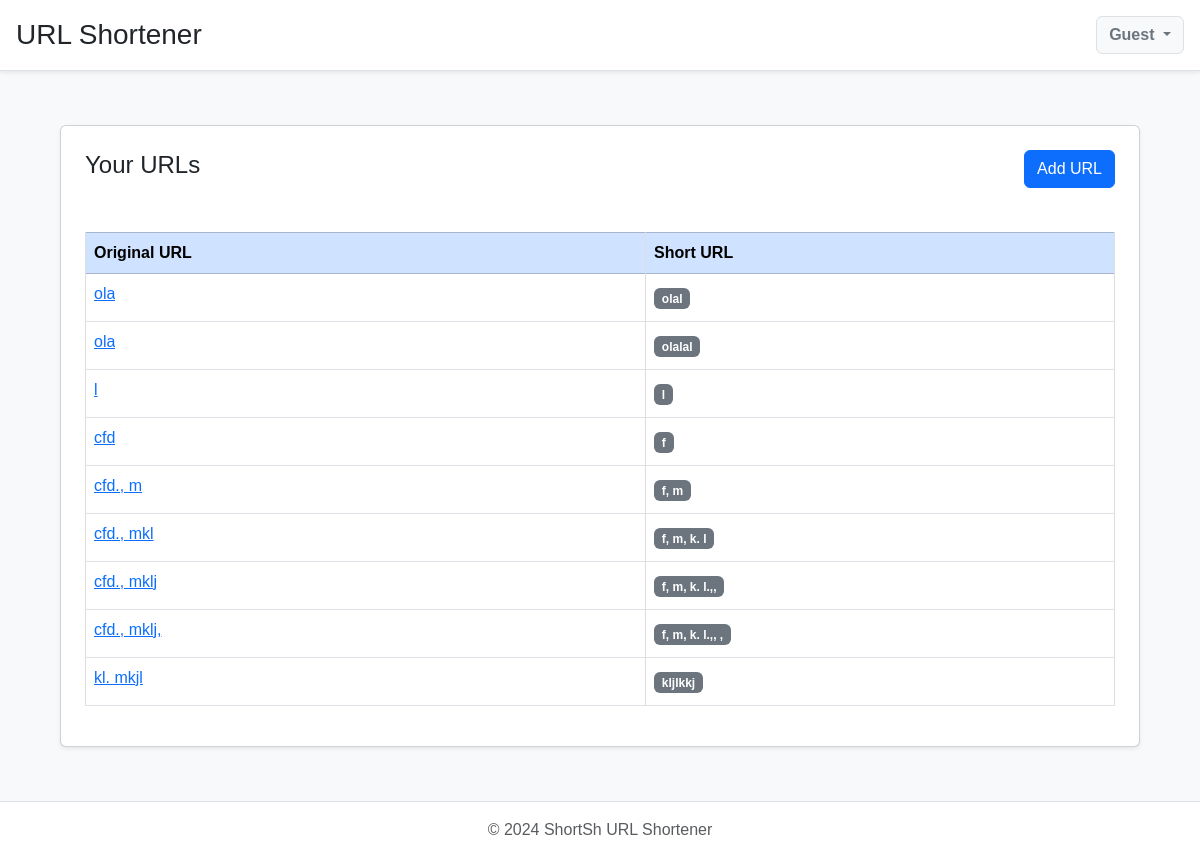
Before: / with the older database file.
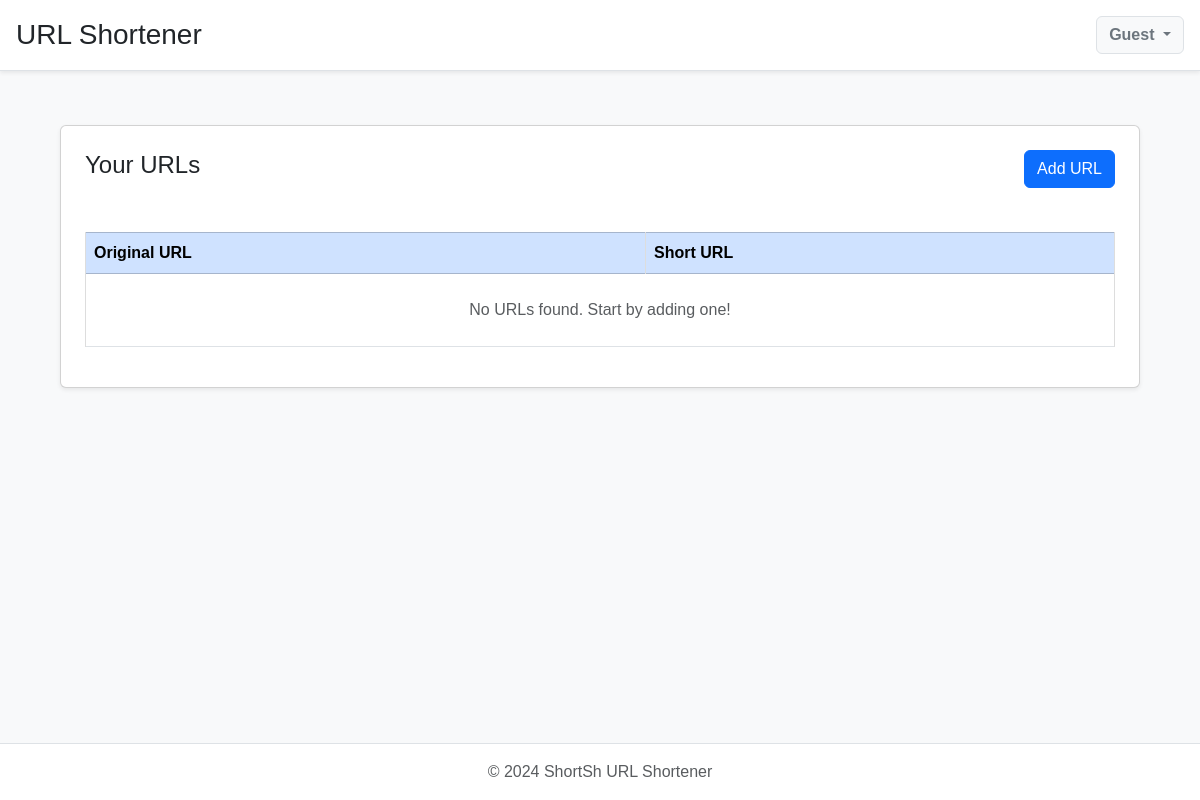
After: the same page with the newer database file.
### tables this page shows
CREATE TABLE urls (
            id INTEGER PRIMARY KEY AUTOINCREMENT,
            original_url TEXT NOT NULL,
            short_url TEXT UNIQUE NOT NULL,
            user_id INTEGER,
            FOREIGN KEY (user_id) REFERENCES users(id)
        );

### controllers/HomeController.php (called while the page is built, shortened)
<?php
class HomeController {
    public function index() {
        $pdo = Database::getInstance();
        $userId = $_SESSION['user_id'] ?? null;
        if ($userId) {
            $stmt = $pdo->prepare("SELECT * FROM urls WHERE user_id = ?");
            $stmt->execute([$userId]);
        } else {
            $stmt = $pdo->prepare("SELECT * FROM urls WHERE user_id IS NULL");
            $stmt->execute();
        }
        $urls = $stmt->fetchAll();
        include __DIR__ . '/../views/home.php';
        $content = ob_get_clean();
        include __DIR__ . '/../views/base.php';
    }
}

### views/home.php (the view, shortened to what this page needs)
<section class="card shadow-sm p-4">
    <div class="d-flex justify-content-between align-items-center mb-4">
        <h2 class="h4">Your URLs</h2>
        <button type="button" class="btn btn-primary" data-bs-toggle="modal" data-bs-target="#addUrlModal">
            Add URL
        </button>
    </div>
    <div class="table-responsive">
        <table class="table table-hover table-bordered align-middle">
            <thead class="table-primary">
                <tr>
                    <th scope="col">Original URL</th>
                    <th scope="col">Short URL</th>
                </tr>
            </thead>
            <tbody>
                <?php if (!empty($urls)): ?>
                    <?php foreach ($urls as $url): ?>
                        <tr>
                            <td><a href="<?php echo htmlspecialchars($url['original_url']); ?>" class="text-truncate d-inline-block" style="max-width: 400px;"><?php echo htmlspecialchars($url['original_url']); ?></a></td>
                            <td><span class="badge bg-secondary"><?php echo htmlspecialchars($url['short_url']); ?></span></td>
                        </tr>
                    <?php endforeach; ?>
                <?php else: ?>
                    <tr>
                        <td colspan="2" class="text-center text-muted py-4">No URLs found. Start by adding one!</td>
                    </tr>
                <?php endif; ?>
            </tbody>
        </table>
    </div>
</section>

### public/index.php (shortened to what this page needs)
<?php
require_once __DIR__ . '/../controllers/HomeController.php';
$uri = $_SERVER['REQUEST_URI'];
$route = parse_url($uri, PHP_URL_PATH);
$route = '/' . trim($route, '/');
switch ($route) {
    case '/':
    case '/index.php':
    case '':
        $controller = new HomeController();
        $controller->index();
        break;
}

### views/base.php (shortened to what this page needs)
<!DOCTYPE html>
<html lang="en">
<head>
    <link rel="stylesheet" href="/css/bootstrap-5.3.8-dist/css/bootstrap.min.css">
    <link rel="stylesheet" href="/css/style.css">
</head>
<body class="bg-light">
    <div class="container-fluid p-0 d-flex min-vh-100">
        <main class="flex-grow-1 d-flex flex-column">
            <header class="bg-white border-bottom p-3 shadow-sm d-flex justify-content-between align-items-center">
                <h1 class="h3 mb-0">
                    <a href="/" class="text-decoration-none text-dark">URL Shortener</a>
                </h1>
                <div class="d-flex align-items-center gap-3">
                    <div class="dropdown">
                        <button class="btn btn-light dropdown-toggle fw-bold text-secondary border" type="button" id="userMenu" data-bs-toggle="dropdown" aria-expanded="false">
                            <?= $_SESSION['username'] ?? 'Guest'; ?>
                        </button>
                    </div>
                    </div>
            </header>
            <div class="container my-4">
                <?php echo $content ?? ''; ?>
            </div>
            <footer class="mt-auto py-3 bg-white border-top text-center">
                <p class="mb-0 text-muted">&copy; 2024 ShortSh URL Shortener</p>
            </footer>
        </main>
    </div>
</body>
</html>

### public/css/style.css (style rules this page uses)
:root { --primary-color: #3498db; --secondary-color: #2c3e50; --bg-color: #f4f4f4; --text-color: #333; --sidebar-width: 250px; }
body { font-family: Arial, sans-serif; margin: 0; padding: 0; display: flex; min-height: 100vh; background-color: var(--bg-color); }
main { flex-grow: 1; display: flex; flex-direction: column; }
header { background-color: white; padding: 15px 30px; box-shadow: 0 2px 4px rgba(0,0,0,0.1); }
footer { margin-top: auto; background-color: #ddd; padding: 10px 30px; text-align: center; }
.container { padding: 30px; }
table { width: 100%; border-collapse: collapse; background: white; margin-top: 20px; }
table th, table td { border: 1px solid #ddd; padding: 12px; text-align: left; }
table th { background-color: var(--primary-color); color: white; }

Changed rows visible on the page:
no longer on this page (row edited): urls: original_url "ola", short_url "olal"
removed urls: original_url "ola", short_url "olalal"
removed urls: original_url "l", short_url "l"
removed urls: original_url "cfd", short_url "f"
removed urls: original_url "cfd., m", short_url "f, m"
removed urls: original_url "cfd., mkl", short_url "f, m, k. l"
removed urls: original_url "cfd., mklj", short_url "f, m, k. l.,,"
removed urls: original_url "cfd., mklj,", short_url "f, m, k. l.,, ,"
removed urls: original_url "kl. mkjl", short_url "kljlkkj"
Other visible differences:
text now shown: "No URLs found. Start by adding one!"
